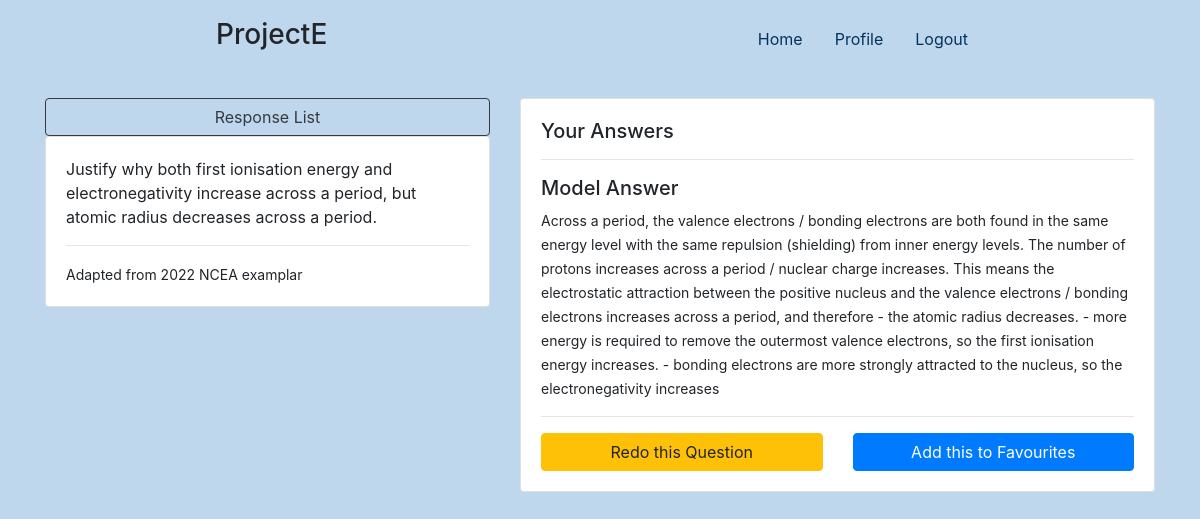
The app's page /detail/2 (signed in) with its own data.
### tables this page shows
CREATE TABLE questions (id INTEGER PRIMARY KEY AUTOINCREMENT, standard INTEGER REFERENCES standards (id), question TEXT, answer TEXT, image VARCHAR (100), source VARCHAR(300));

### app.py (the view)
@app.route('/detail/<question_id>')
def detail(question_id):
    question = get_db("""SELECT questions.*, standards.number FROM questions
            INNER JOIN standards ON questions.standard=standards.id
            WHERE questions.id=?""",
            (question_id, ), fetch_type="one")
    queries = get_db("""SELECT queries.id,
                queries.response, queries.score
                FROM queries
                WHERE queries.question=? AND queries.user=?""",
                (question_id, session["user"]))
    return render_template("detail.html", queries=queries, question=question)

### app.py (called while the page is built)
def get_db(query, args=(), fetch_type="all"):
    con = sqlite3.connect(DATABASE)
    cur = con.cursor()
    cur.execute(query, args)
    if fetch_type == "one":
        data = cur.fetchone()
    else:
        data = cur.fetchall()
    con.close()
    return data

### templates/detail.html (shortened to what this page needs)
{% extends "base.html" %}
    {% block body %}
    <div class="container">
        <div class="row" style="min-height: 60vh;">
            <div class="col-md-5">
                <button class="btn btn-block btn-outline-dark" onclick="javascript:ShowModal('{{ question[1] }}')">Response List</button>
                <div class="card">
                    <div class="card-body">
                        <p class="card-text" id="QuestionText">
                            {% for line in question[2].split('\n') %}
                                {{ line }}<br>
                            {% endfor %}
                        </p>
                        <hr>
                        <small class="card-text">Adapted from <span id="QuestionSource">{{ question [5] }}</span>
                            examplar</small>
                    </div>
                </div>
            </div>
            <div class="col-md-7" id="content">
                <div class="card" id="response">
                    <div class="card-body">
                        <h5>Your Answers</h5>
                        <hr>
                        <h5>Model Answer</h5>
                        <small>{{ question[3] }}</small>
                        <hr>
                        <div class="row">
                            <div class="col-6"><a type="button" class="btn btn-block btn-warning"
                                    href="{{ url_for('question', question_id=question[0]) }}">Redo this Question</a>
                            </div>
                            <div class="col-6"><button type="button" class="btn btn-block btn-primary"
                                onclick="javascript:alert('This function is currently unavaliable')">Add this to Favourites</button>
                            </div>
                        </div>
                    </div>
                </div>
            </div>
        </div>
    {% endblock %}

### static/style.css (style rules this page uses)
body { height: 100%; background-color: #BFD7ED; }

### records on screen
questions: question "Justify why both first ionisation energy and electronegativity increase across a period, but atomic radius decreases across a period.", source "2022 NCEA", answer "Across a period, the valence electrons / bonding electrons are both found in the same energy level with the same repulsion (shielding) from inner energy levels. The number of protons increases across a period / nuclear charge increases. This means the electrostatic attraction between the positive nucleus and the valence electrons / bonding electrons increases across a period, and therefore - the atomic radius decreases. - more energy is required to remove the outermost valence electrons, so the first ionisation energy increases. - bonding electrons are more strongly attracted to the nucleus, so the electronegativity increases"
